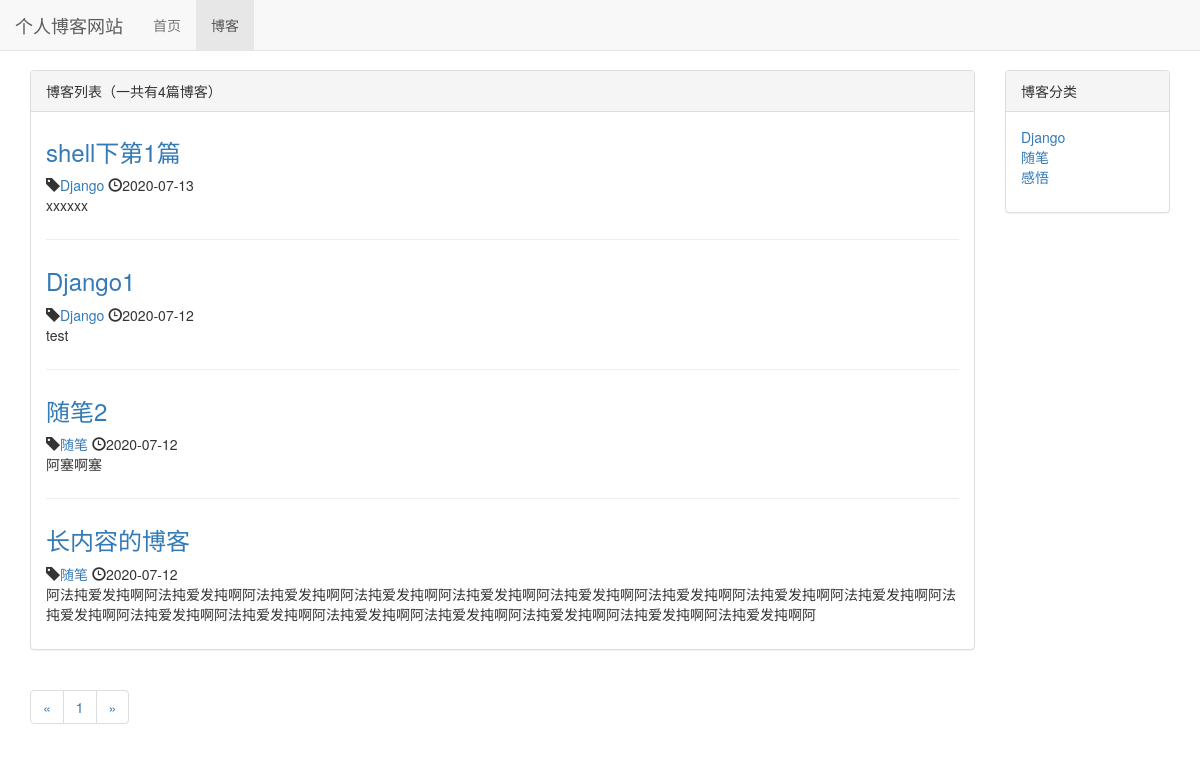
/blog/, run on an earlier commit of the app's database.
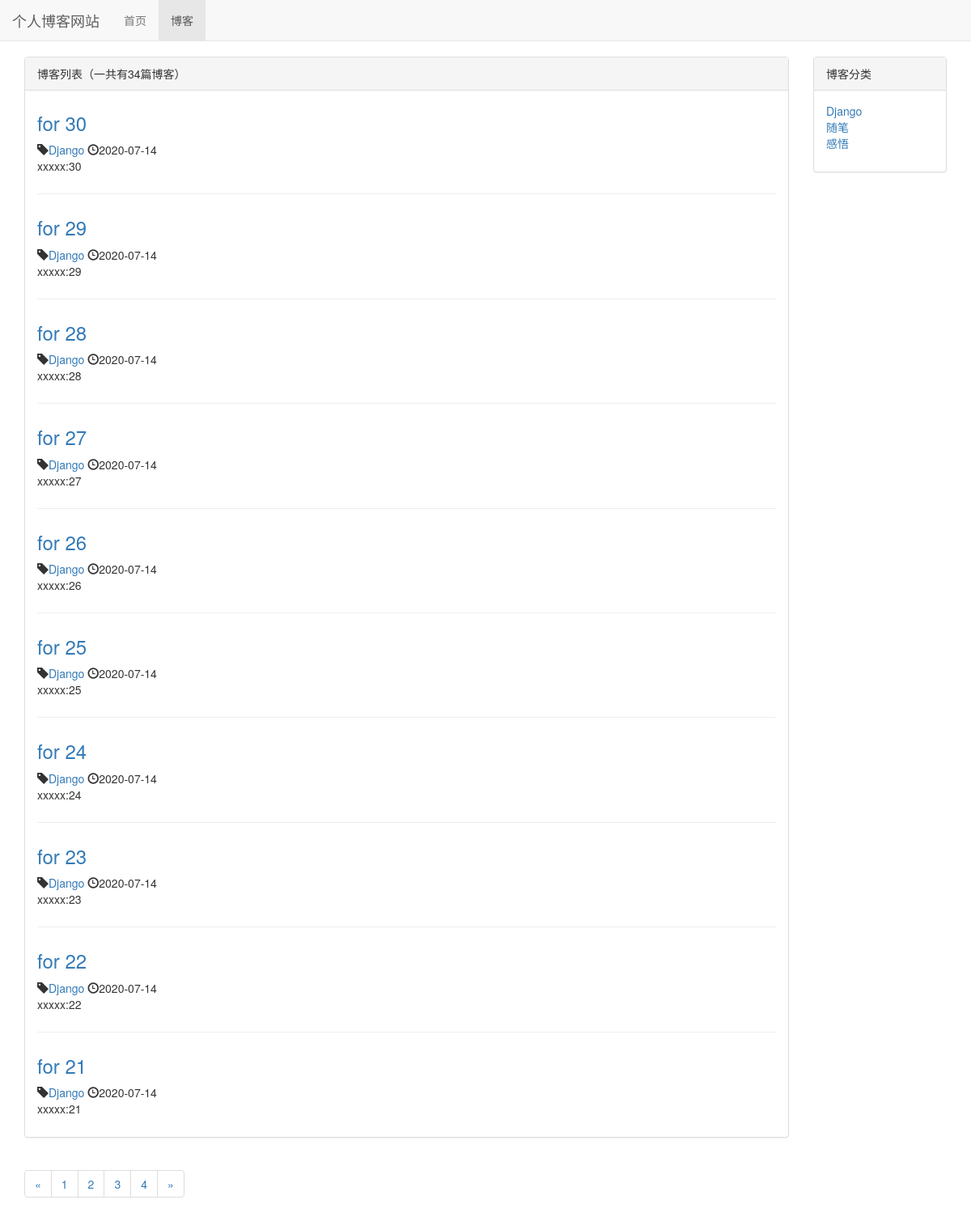
And on a later commit of the database.
### blog/models.py (models this page shows, shortened)
class Blog(models.Model):
    title = models.CharField(max_length=50)
    blog_type = models.ForeignKey(BlogType, on_delete=models.DO_NOTHING)
    content = models.TextField()
    author = models.ForeignKey(User, on_delete=models.DO_NOTHING)
    created_time = models.DateTimeField(auto_now_add=True)
    last_updated_time = models.DateTimeField(auto_now=True)
    class Meta:
        ordering = ['-created_time']  # 在最前面加负表示倒序，这里可以设置多个排序方式

class BlogType(models.Model):
    type_name = models.CharField(max_length=15)
    def __str__(self):
        return self.type_name

### blog/views.py (the view)
# urls.py: path('', views.blog_list, name='blog_list'),
def blog_list(request):
    blogs_all_list = Blog.objects.all()
    paginator = Paginator(blogs_all_list, 10) #每10个分一页
    page_num = request.GET.get('page' ,1) #查看page传递的值，如果没有，就设定默认为1
    page_of_blogs = paginator.get_page(page_num) #get_page()函数会自动判断page_num传递的参数，如果超出范围或其他不符合的情况不会处理
    context = {}
    context['blogs_all_list'] = blogs_all_list
    context['page_of_blogs'] = page_of_blogs
    context['blog_types'] = BlogType.objects.all()
    return render_to_response('blog/blog_list.html',context)

### blog/templates/blog/blog_list.html (shortened to what this page needs)
{% extends 'base.html' %}
{% block nav_blog_active %}active{% endblock %}
{% load staticfiles %}
{% block header_extends %}
    <link rel="stylesheet" type="text/css" href="{% static 'blog/blog.css' %}">
{% endblock %}
{% block content %}
    <div class="container">
        <div class="row">
            <div class="col-xs-12 col-sm-8 col-md-9 col-lg-10">
                <div class="panel panel-default">
                    <div class="panel-heading">{% block blog_list_title %}博客列表（一共有{{ blogs_all_list|length }}篇博客）{% endblock %}</div>
                    <div class="panel-body">
                        {% for blog in page_of_blogs.object_list %}
                            <div class="blog">
                                <h3><a href="{% url 'blog_detail' blog.pk %}">
                                    {{ blog.title }}</a></h3>
                                <p class="blog-info">
                                    <span class="glyphicon glyphicon-tag"></span><a href="{% url 'blogs_with_type' blog.blog_type.pk %}">{{ blog.blog_type }}</a>
                                    <span class="glyphicon glyphicon-time"></span>{{ blog.created_time|date:"Y-m-d"}}
                                </p>
                                <p>{{ blog.content|truncatechars:120 }}</p>
                            </div>
                        {% empty %}
                            <div class="blog">
                                <h3>-- 暂无博客，敬请期待 --</h3>
                            </div>
                        {% endfor %}
                    </div>
                </div>
                <ul class="pagination">
                    <li>
                        {% if page_of_blogs.has_previous %}
                            <a href="?page={{ page_of_blogs.previous_page_number }}" aria-label="Previous">
                                <span aria-hidden="true">&laquo;</span>
                            </a>
                        {% else %}
                            <span aria-hidden="true">&laquo;</span>
                        {% endif %}
                    </li>
                    {% for page_num in page_of_blogs.paginator.page_range %}
                        <li><a href="?page={{ page_num }}">{{ page_num }}</a></li>
                    {% endfor %}
                    <li>
                        {% if page_of_blogs.has_next %}
                            <a href="?page={{ page_of_blogs.next_page_number }}" aria-label="Next">
                                <span aria-hidden="true">&raquo;</span>
                            </a>
                        {% else %}
                            <span aria-hidden="true">&raquo;</span>
                        {% endif %}
                    </li>
                </ul>
            </div>
            <div class="hidden-xs col-sm-4 col-md-3 col-lg-2">
                <div class="panel panel-default">
                    <div class="panel-heading">博客分类</div>
                    <div class="panel-body">
                        <ul class="blog-types">
                            {% for blog_type in blog_types %}
                                <li><a href="{% url 'blogs_with_type' blog_type.pk %}">{{ blog_type.type_name }}</a></li>
                            {% empty %}
                                <li>暂无分类</li>
                            {% endfor %}
                        </ul>
                    </div>
                </div>
            </div>
        </div>
    </div>
{% endblock %}

What changed in the data, as far as the page shows it:
no longer on this page (row unchanged): Blog: title "shell下第1篇", blog_type "Django", created_time "2020-07-13", content "xxxxxx"
no longer on this page (row unchanged): Blog: title "Django1", blog_type "Django", created_time "2020-07-12", content "test"
no longer on this page (row unchanged): Blog: title "随笔2", blog_type "随笔", created_time "2020-07-12", content "阿塞啊塞"
no longer on this page (row unchanged): Blog: title "长内容的博客", blog_type "随笔", created_time "2020-07-12", content "阿法扽爱发扽啊阿法扽爱发扽啊阿法扽爱发扽啊阿法扽爱发扽啊阿法扽爱发扽啊阿法扽爱发扽啊阿法扽爱发扽啊阿法扽爱发扽啊阿法扽爱发扽啊阿法扽爱发扽啊阿法扽爱发扽啊阿法扽爱发扽啊阿法扽爱发扽啊阿法扽爱发扽啊阿法扽爱发扽啊阿法扽爱发扽啊阿法扽爱发扽啊阿"
added Blog: title "for 30", blog_type "Django", created_time "2020-07-14", content "xxxxx:30"
added Blog: title "for 29", blog_type "Django", created_time "2020-07-14", content "xxxxx:29"
added Blog: title "for 28", blog_type "Django", created_time "2020-07-14", content "xxxxx:28"
added Blog: title "for 27", blog_type "Django", created_time "2020-07-14", content "xxxxx:27"
added Blog: title "for 26", blog_type "Django", created_time "2020-07-14", content "xxxxx:26"
added Blog: title "for 25", blog_type "Django", created_time "2020-07-14", content "xxxxx:25"
added Blog: title "for 24", blog_type "Django", created_time "2020-07-14", content "xxxxx:24"
added Blog: title "for 23", blog_type "Django", created_time "2020-07-14", content "xxxxx:23"
added Blog: title "for 22", blog_type "Django", created_time "2020-07-14", content "xxxxx:22"
added Blog: title "for 21", blog_type "Django", created_time "2020-07-14", content "xxxxx:21"
Also different on the page:
{{ blogs_all_list|length }}: "4" → "34"
new list line: "2"
new list line: "3"
new list line: "4"
